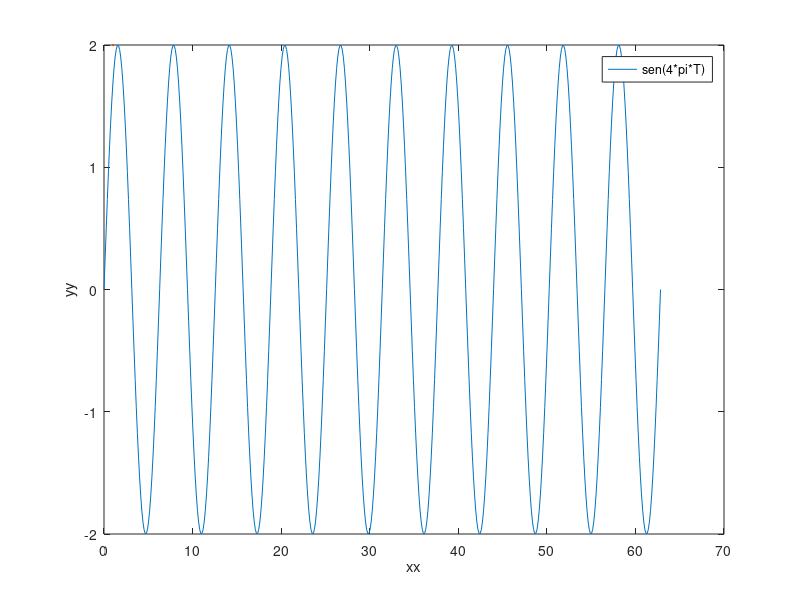
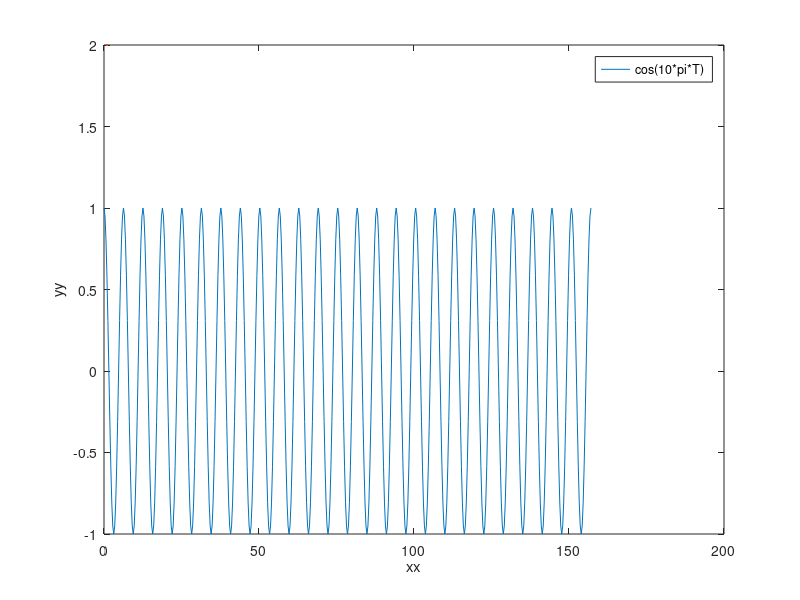
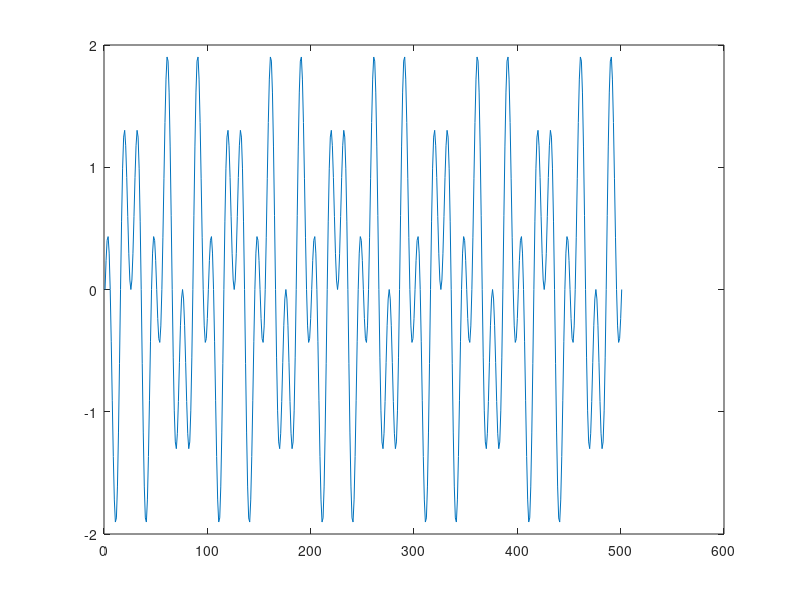
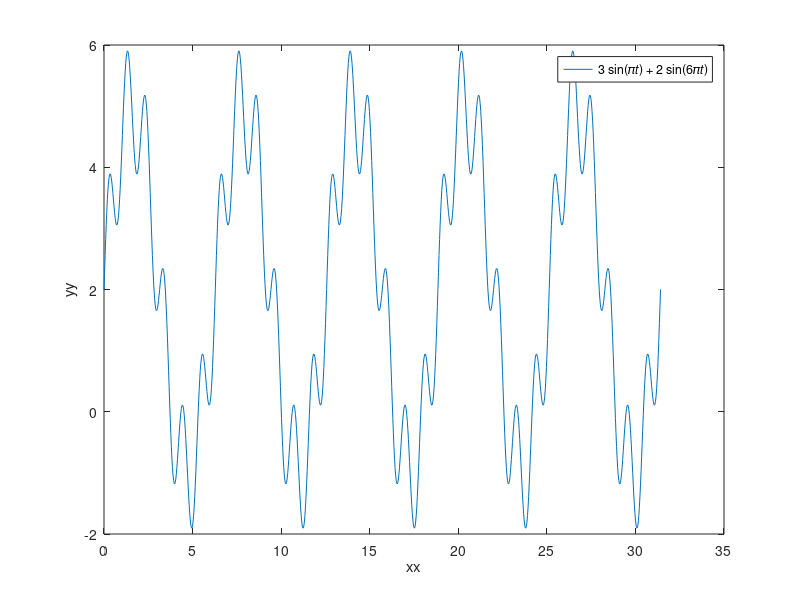

Write the MATLAB code that produced these figures, in order.
%%folha 2
%1 a)

T = 0:0.01:5;
x = (4*pi*T);

fx = 2.*sin(x);

figure(1)
plot(x,fx,LineWidth=2)

legend('sen(4*pi*T)')
xlabel('xx')
ylabel('yy')

%1 b)
T = 0:0.01:5;
y = (10*pi*T);

fy = cos(y);

figure(2)
plot(y,fy,LineWidth=2)

legend('cos(10*pi*T)')
xlabel('xx')
ylabel('yy')


%1 c)
% 𝑧(𝑡) = 𝑥(𝑡)𝑦(𝑡)

z = fx.*fy;
figure(3)
plot(z)

%1 d)𝑤(𝑡) = 3 sin(𝜋𝑡) + 2 sin(6𝜋𝑡) , 𝑡 ∈ [0; 10]

t = 0:0.01:10;
w = pi*t;

fw = 3.*sin(w)+2.+sin(6*w);

figure(4)
plot(w,fw)
legend('3 sin(𝜋𝑡) + 2 sin(6𝜋𝑡)')
xlabel('xx')
ylabel('yy')


%1 e) q(t1,t2)= 2*sin(2*pi(2*t1+t2))

figure(5)
t = 0.01;
x1 = 0:t:5;
x2 = 0:t:5;


N = length(t);
[x1,x2] = meshgrid(x1,x2);


for k = 1 : N
    r = 2*sin(2*pi*(2.*x1+x2));

    mesh(x1,x2,r);
    view(2);
    drawnow();

end 



